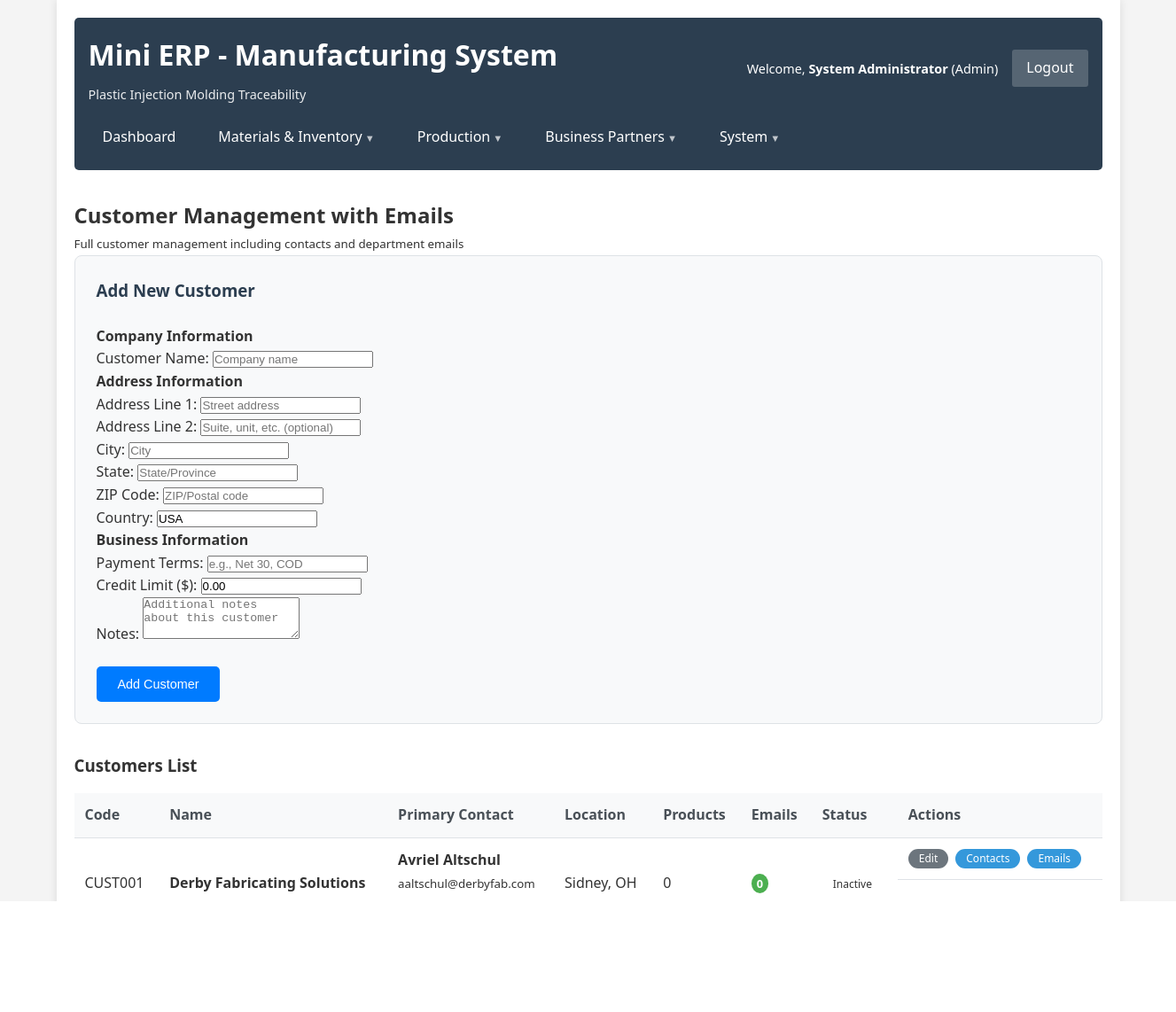
The app's page /public/customers_with_emails.php (signed in) with its own data.
### tables this page shows
CREATE TABLE `customers` (
  `id` int NOT NULL AUTO_INCREMENT,
  `customer_code` varchar(20) DEFAULT NULL,
  `customer_name` varchar(100) NOT NULL,
  `contact_person` varchar(100) DEFAULT NULL,
  `contact_title` varchar(100) DEFAULT NULL,
  `email` varchar(100) DEFAULT NULL,
  `phone` varchar(20) DEFAULT NULL,
  `phone_ext` varchar(20) DEFAULT NULL,
  `address_line1` varchar(100) DEFAULT NULL,
  `address_line2` varchar(100) DEFAULT NULL,
  `city` varchar(50) DEFAULT NULL,
  `state` varchar(20) DEFAULT NULL,
  `zip_code` varchar(20) DEFAULT NULL,
  `country` varchar(50) DEFAULT 'USA',
  `is_active` tinyint(1) DEFAULT '1',
  `payment_terms` varchar(50) DEFAULT NULL,
  `credit_limit` decimal(12,2) DEFAULT '0.00',
  `notes` text,
  `created_at` timestamp NULL DEFAULT CURRENT_TIMESTAMP,
  `created_by` int DEFAULT '1',
  PRIMARY KEY (`id`),
  UNIQUE KEY `customer_code` (`customer_code`)
);

CREATE TABLE `users` (
  `id` int NOT NULL AUTO_INCREMENT,
  `username` varchar(50) NOT NULL,
  `email` varchar(100) NOT NULL,
  `password_hash` varchar(255) NOT NULL,
  `full_name` varchar(100) NOT NULL,
  `role` enum('admin','supervisor','material_handler','quality_inspector','viewer') NOT NULL DEFAULT 'viewer',
  `is_active` tinyint(1) DEFAULT '1',
  `last_login` datetime DEFAULT NULL,
  `created_at` timestamp NULL DEFAULT CURRENT_TIMESTAMP,
  `updated_at` timestamp NULL DEFAULT CURRENT_TIMESTAMP ON UPDATE CURRENT_TIMESTAMP,
  PRIMARY KEY (`id`),
  UNIQUE KEY `username` (`username`),
  UNIQUE KEY `email` (`email`),
  KEY `idx_username` (`username`),
  KEY `idx_role` (`role`)
);

### public/customers_with_emails.php (the view, shortened to what the rows shown need)
<?php
require_once '../src/classes/Auth.php';
$db = new Database();
$auth = new Auth($db);
$auth->requireAuth('login.php');
$current_user = $auth->getCurrentUser();
$can_manage = $auth->hasRole(['admin', 'supervisor', 'material_handler']);
$pdo = $db->connect();
try {
    $customers = $pdo->query("
        SELECT c.*, u.full_name as created_by_name,
               (SELECT COUNT(*) FROM products WHERE customer_id = c.id AND is_active = 1) as product_count,
               (SELECT COUNT(*) FROM customer_emails WHERE customer_id = c.id AND is_active = 1) as email_count,
               pc.full_name as primary_contact_name,
               pc.email as primary_contact_email,
               pc.phone as primary_contact_phone
        FROM customers c
        LEFT JOIN users u ON c.created_by = u.id
        LEFT JOIN customer_contacts cc ON c.id = cc.customer_id AND cc.is_primary = TRUE
        LEFT JOIN contacts pc ON cc.contact_id = pc.id
        ORDER BY c.customer_name
    ")->fetchAll();
} catch (Exception $e) {
    $customers = [];
    $message = 'Error loading customers: ' . $e->getMessage();
    $message_type = 'error';
}
$page_title = 'Customer Management with Emails';
include '../src/includes/header.php';
?>
            <h2><?php echo $page_title; ?></h2>
            <div class="customers-list">
                <div class="table-container">
                    <table class="data-table">
                        <thead>
                            <tr>
                                <th>Code</th>
                                <th>Name</th>
                                <th>Primary Contact</th>
                                <th>Location</th>
                                <th>Products</th>
                                <th>Emails</th>
                                <th>Status</th>
                                <?php if ($can_manage): ?>
                                <th>Actions</th>
                                <?php endif; ?>
                            </tr>
                        </thead>
                        <tbody>
                            <?php if (empty($customers)): ?>
                                <tr>
                                    <td colspan="<?php echo $can_manage ? '8' : '7'; ?>" class="no-data">No customers found</td>
                                </tr>
                            <?php else: ?>
                                <?php foreach ($customers as $customer): ?>
                                    <tr class="<?php echo !$customer['is_active'] ? 'inactive' : ''; ?>">
                                        <td class="customer-code"><?php echo htmlspecialchars($customer['customer_code']); ?></td>
                                        <td class="customer-name">
                                            <strong><?php echo htmlspecialchars($customer['customer_name']); ?></strong>
                                        </td>
                                        <td>
                                            <?php if ($customer['primary_contact_name']): ?>
                                                <div><strong><?php echo htmlspecialchars($customer['primary_contact_name']); ?></strong></div>
                                                <?php if ($customer['primary_contact_email']): ?>
                                                    <div><small><?php echo htmlspecialchars($customer['primary_contact_email']); ?></small></div>
                                                <?php endif; ?>
                                                <?php if ($customer['primary_contact_phone']): ?>
                                                    <div><small><?php echo htmlspecialchars($customer['primary_contact_phone']); ?></small></div>
                                                <?php endif; ?>
                                            <?php else: ?>
                                                <em>No primary contact</em>
                                            <?php endif; ?>
                                        </td>
                                        <td>
                                            <?php
                                            $location = array_filter([$customer['city'], $customer['state']]);
                                            echo htmlspecialchars(implode(', ', $location) ?: 'N/A');
                                            ?>
                                        </td>
                                        <td class="product-count"><?php echo $customer['product_count']; ?></td>
                                        <td class="email-count">
                                            <span class="badge"><?php echo $customer['email_count']; ?></span>
                                        </td>
                                        <td>
                                            <span class="status-badge status-<?php echo $customer['is_active'] ? 'active' : 'inactive'; ?>">
                                                <?php echo $customer['is_active'] ? 'Active' : 'Inactive'; ?>
                                            </span>
                                        </td>
                                        <?php if ($can_manage): ?>
                                        <td class="actions">
                                            <a href="customers_enhanced.php?edit=<?php echo $customer['id']; ?>" class="btn btn-small btn-secondary">Edit</a>
                                            <a href="customers_enhanced.php?view_contacts=<?php echo $customer['id']; ?>" class="btn btn-small btn-info">Contacts</a>
                                            <a href="customers_with_emails.php?manage_emails=<?php echo $customer['id']; ?>" class="btn btn-small btn-success">Emails</a>
                                        </td>
                                        <?php endif; ?>
                                    </tr>
                                <?php endforeach; ?>
                            <?php endif; ?>
                        </tbody>
                    </table>
                </div>
            </div>
<?php
include '../src/includes/footer.php';
?>

### src/includes/header.php (shortened to what the rows shown need)
<!DOCTYPE html>
<html lang="en">
<head>
    <link href="css/style.css" rel="stylesheet">
</head>
<body>
    <div class="container">
        <header>
            <div class="header-content">
                <div class="header-left">
                    <h1>Mini ERP - Manufacturing System</h1>
                </div>
                <div class="header-right">
                    <span class="user-info">
                        Welcome, <strong><?php echo htmlspecialchars($current_user['full_name']); ?></strong>
                        (<?php echo ucfirst(str_replace('_', ' ', $current_user['role'])); ?>)
                    </span>
                </div>
            </div>
        </header>
        <main>

### records on screen
customers: users.full_name "System Administrator", customer_code "CUST001", customer_name "Derby Fabricating Solutions", primary_contact_name "Avriel Altschul", primary_contact_email "aaltschul@derbyfab.com", city+state "Sidney, OH", product_count "0", email_count "0", is_active "Inactive"

### other values on screen
str_replace('_', ' ', $current_user['role']) "Admin"
$nav_item['label'] "Dashboard"
$nav_item['label'] "Materials & Inventory"
$nav_item['label'] "Production"
$nav_item['label'] "Business Partners"
$nav_item['label'] "System"
$page_title "Customer Management with Emails"
